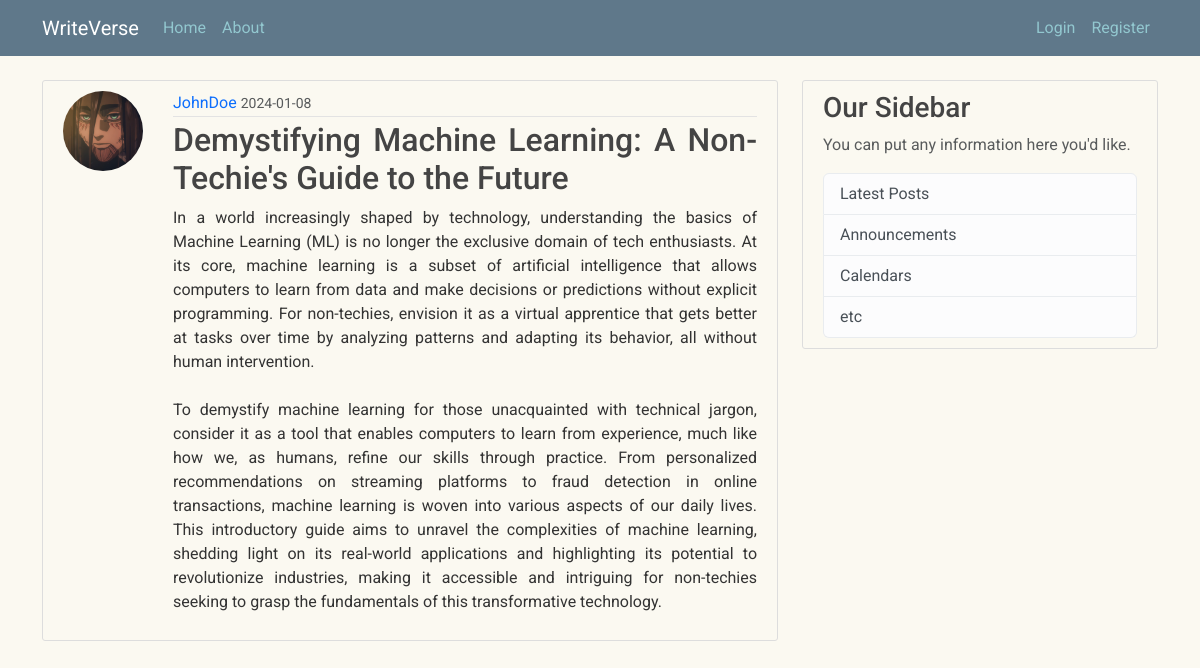
Screenshot of /post/2 with the database file from the repository.
### writeverse/models.py (models this page shows, shortened)
class User(db.Model, UserMixin):
    id = db.Column(db.Integer, primary_key=True)
    username = db.Column(db.String(20), unique=True, nullable=False)
    email = db.Column(db.String(120), unique=True, nullable=False)
    image_file = db.Column(db.String(20), nullable=False, default='default.jpeg')
    password = db.Column(db.String(60), nullable=False)
    posts = db.relationship('Post', backref='author', lazy=True)

class Post(db.Model):
    id = db.Column(db.Integer, primary_key=True)
    title = db.Column(db.String(100), nullable=False)
    date_posted = db.Column(db.DateTime, nullable=False, default=datetime.utcnow)
    content = db.Column(db.Text, nullable=False)
    user_id = db.Column(db.Integer, db.ForeignKey('user.id'), nullable=False)

### writeverse/posts/routes.py (the view)
@posts.route("/post/<int:post_id>")
def post(post_id):
    post = Post.query.get_or_404(post_id)
    return render_template("post.html", title=post.title, post=post)

### writeverse/templates/post.html (shortened to what this page needs)
{% extends "layout.html" %}
{% block content %}
        <article class="media content-section" id="post-section">
            <img class="rounded-circle article-image" src="{{ url_for('static', filename='profile_pics/' + post.author.image_file) }}">
          <div class="media-body">
            <div class="article-metadata">
              <a class="mr-2" href="{{url_for('users.user_post', username=post.author.username)}}">{{ post.author.username }}</a>
              <small class="text-muted">{{ post.date_posted.strftime('%Y-%m-%d') }}</small>
            </div>
            <h2 class="article-title">{{ post.title }}</h2>
            <p class="article-content">{{ post.content }}</p>
          </div>
        </article>
{% endblock content %}

### writeverse/static/main.css (style rules this page uses)
body { background: #FBF9F1; color: #333333; margin-top: 5rem; font-family: 'Roboto', sans-serif; }
h1, h2, h3, h4, h5, h6 { color: #444444; }
.content-section { background: #FBF9F1; padding: 10px 20px; border: 1px solid #dddddd; border-radius: 3px; margin-bottom: 20px; }
.article-title { color: #444444; text-align: justify; }
.article-content { white-space: pre-line; text-align: justify; }
.article-metadata { padding-bottom: 1px; margin-bottom: 4px; border-bottom: 1px solid #e3e3e3 }
a { text-decoration: none; }
#post-section { display: flex; }
.article-image { height: 80px; width: 80px; margin-right: 30px; }

### rows the page displays
User: image_file (picture), author.username "JohnDoe"
Post: date_posted "2024-01-08", title "Demystifying Machine Learning: A Non-Techie's Guide to the Future", content "In a world increasingly shaped by technology, understanding the basics of Machine Learning (ML) is no longer the exclusive domain of tech enthusiasts. At its core, machine learning is a subset of artificial intelligence that allows computers to learn from data and make decisions or predictions without explicit programming. For non-techies, envision it as a virtual apprentice that gets better at tasks over time by analyzing patterns and adapting its behavior, all without human intervention. To demystify machine learning for those unacquainted with technical jargon, consider it as a tool that enables computers to learn from experience, much like how we, as humans, refine our skills through…"
